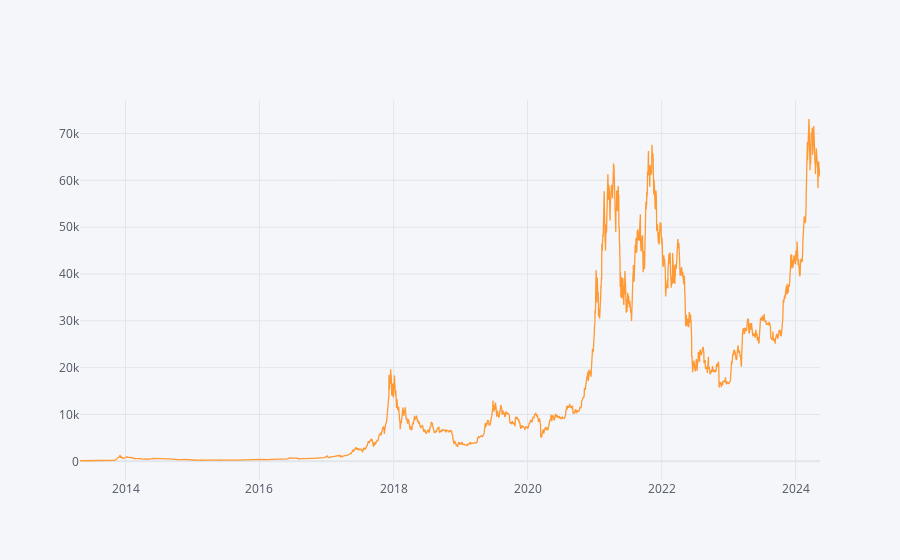

Notebook code cell kept with this figure:
### Code cell
data.iplot( x='Time' , y='price')

### Figure 1 — Plotly figure (JSON) as saved in the notebook; plotly's stock layout.template omitted (floating-point values rounded to 4 significant figures; data arrays with more than 128 entries replaced by an {"elided": "..."} marker saying what was removed)
{"data": [{"line": {"color": "rgba(255, 153, 51, 1.0)", "dash": "solid", "shape": "linear", "width": 1.3}, "mode": "lines", "name": "price", "text": "", "type": "scatter", "x": {"elided": "4032 str values"}, "y": {"elided": "4032 float values"}}], "layout": {"autosize": true, "legend": {"bgcolor": "#F5F6F9", "font": {"color": "#4D5663"}}, "paper_bgcolor": "#F5F6F9", "plot_bgcolor": "#F5F6F9", "title": {"font": {"color": "#4D5663"}}, "xaxis": {"autorange": true, "gridcolor": "#E1E5ED", "range": ["2013-04-28", "2024-05-13"], "showgrid": true, "tickfont": {"color": "#4D5663"}, "title": {"font": {"color": "#4D5663"}, "text": ""}, "type": "date", "zerolinecolor": "#E1E5ED"}, "yaxis": {"autorange": true, "gridcolor": "#E1E5ED", "range": [-3989.0, 77150.0], "showgrid": true, "tickfont": {"color": "#4D5663"}, "title": {"font": {"color": "#4D5663"}, "text": ""}, "type": "linear", "zerolinecolor": "#E1E5ED"}}}
